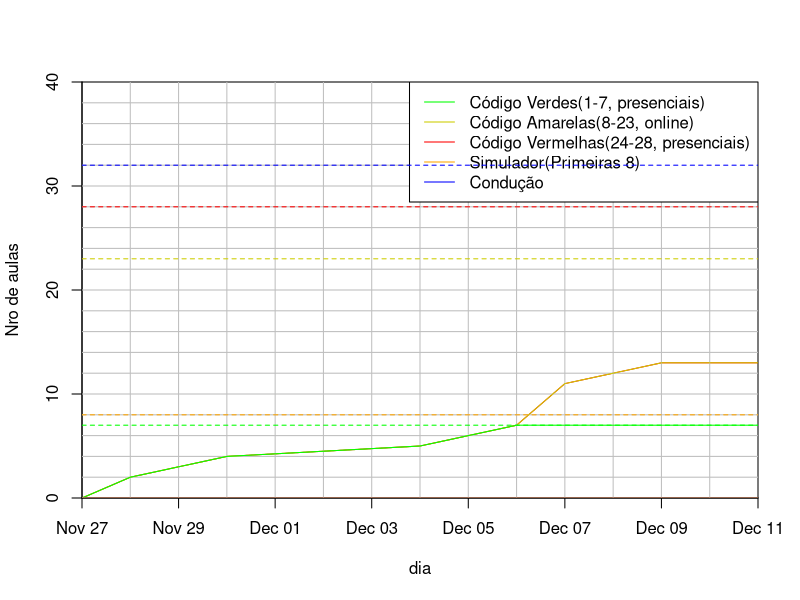

Source code (R):
df <- read.csv(file.path("data", "aulas.csv"))

dias <- as.Date(df$dia)
codigo_verdes <- cumsum(df$codigo_verdes)
codigo_amarelas <- codigo_verdes + cumsum(df$codigo_amarelas)
codigo <- codigo_amarelas + cumsum(df$codigo_vermelhas)
simulador <- cumsum(df$simulador)
conducao <- simulador + cumsum(df$conducao)

diff_dias <- as.numeric(difftime(max(dias), min(dias), unit = "days"))


png("progresso.png",
  width = 8,
  height = 8,
  units = "cm",
  res = 2048,
  pointsize = 4
)
plot(dias, codigo,
  type = "l", ylim = c(0, 40), xaxs = "i", yaxs = "i",
  xlab = "dia", ylab = "Nro de aulas", lty = 1,
  col = "red"
)
grid(
  nx = diff_dias, ny = 20,
  lty = 1,
  col = "gray",
  lwd = 1
)
lines(dias, codigo_amarelas, col = "yellow3")
lines(dias, codigo_verdes, col = "green")
lines(dias, conducao, col = "blue")
lines(dias, simulador, col = "orange")
legend(
  x = "topright",
  legend = c(
    "Código Verdes(1-7, presenciais)",
    "Código Amarelas(8-23, online)",
    "Código Vermelhas(24-28, presenciais)",
    "Simulador(Primeiras 8)",
    "Condução"
  ),
  col = c("green", "yellow3", "red", "orange", "blue"),
  lty = 1,
  lwd = 1
)
abline(h = 32, col = "blue", lty = 2)
abline(h = 28, col = "red", lty = 2)
abline(h = 23, col = "yellow3", lty = 2)
abline(h = 8, col = "orange", lty = 2)
abline(h = 7, col = "green", lty = 2)
